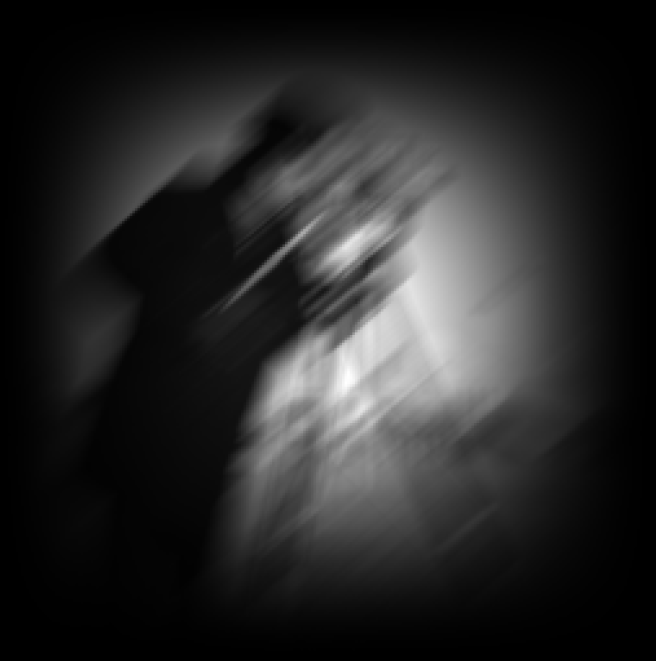
#> input picture pict/cm.PNG, 656 x 661 px, found by its file name
$ jupyter execute --allow-errors Untitled.ipynb
#> lines starting #> are read from the running program, lines starting #| are printed output that depends on the picture
[cell 1]
import matplotlib.pyplot as plt
import numpy as np
import scipy.signal as ss
import gc

[cell 2]
def rgb2gray(rgb):

    r, g, b = rgb[:,:,0], rgb[:,:,1], rgb[:,:,2]
    gray = 0.299 * r + 0.5870 * g + 0.1140 * b

    return gray

class Cepstrum:
    def __init__(self, picture, batch_size=64, step=0.25):
        gc.enable()
        self.batch_size = batch_size
        self.step = step
        self.x_batches = int(picture.shape[1] // (batch_size * step) - int(1/step))
        self.y_batches = int(picture.shape[0] // (batch_size * step) - int(1/step))
        self.picture = picture[:]

    def get_square(self):
        pixel_step = int(self.batch_size * self.step)
        for y in range(self.y_batches):
            for x in range(self.x_batches):
#                 yield Cepstrum.calculate_cepstrum(self.picture[y * pixel_step : y * pixel_step + self.batch_size,
#                                    x * pixel_step : x * pixel_step + self.batch_size ])
                yield self.picture[y * pixel_step : y * pixel_step + self.batch_size,
                                   x * pixel_step : x * pixel_step + self.batch_size ]

    def ft_array(self):
        temp_obj = np.ndarray((self.batch_size, self.batch_size), dtype='float')
        a = np.array(list(self.get_square()))
        self.output = a.reshape((self.y_batches, self.x_batches, self.batch_size, self.batch_size))

    def make_big_image(self):
        try:
            temp = [ 0 ] * self.y_batches
            for y in range(self.y_batches):
                temp[y] = np.hstack(self.output[y, :, :, :])
            return np.vstack(temp)
        except AttributeError:
            print("!!! Use ft_array() function first !!!")

    def hamming(picture):
        hm_len = picture.shape[0]
        bw2d = np.outer(ss.hamming(hm_len), np.ones(hm_len))
        bw2d = bw2d * bw2d.T
        return picture * bw2d

    def calculate_cepstrum(picture):
        log = np.log(np.abs(np.fft.fft2(Cepstrum.hamming(picture))))
        fourier_abs = np.abs(np.fft.ifft2(log))
        fourier_abs *= (1.0/fourier_abs.max())
        fourier_abs[fourier_abs > 0.9] = 0
        return fourier_abs

[cell 3]
work_dir = "pict/"
filename = "cm.png"

[cell 4]
img = rgb2gray(plt.imread(work_dir + filename))

[cell 5]
#fig, (ax1, ax2) = plt.subplots(1, 2)
plt.figure(figsize=(10,230))
plt.imshow(img, cmap='gray')
#ax2.imshow(b)

[cell 6]
img.shape
#> Out = (661, 656)

#> (a cell that did not finish here is left out)

[cell 8]
# c = Cepstrum(img[1000:3000, 1000:2500])
c = Cepstrum(img)
c.ft_array()

[cell 9]
q = c.make_big_image()
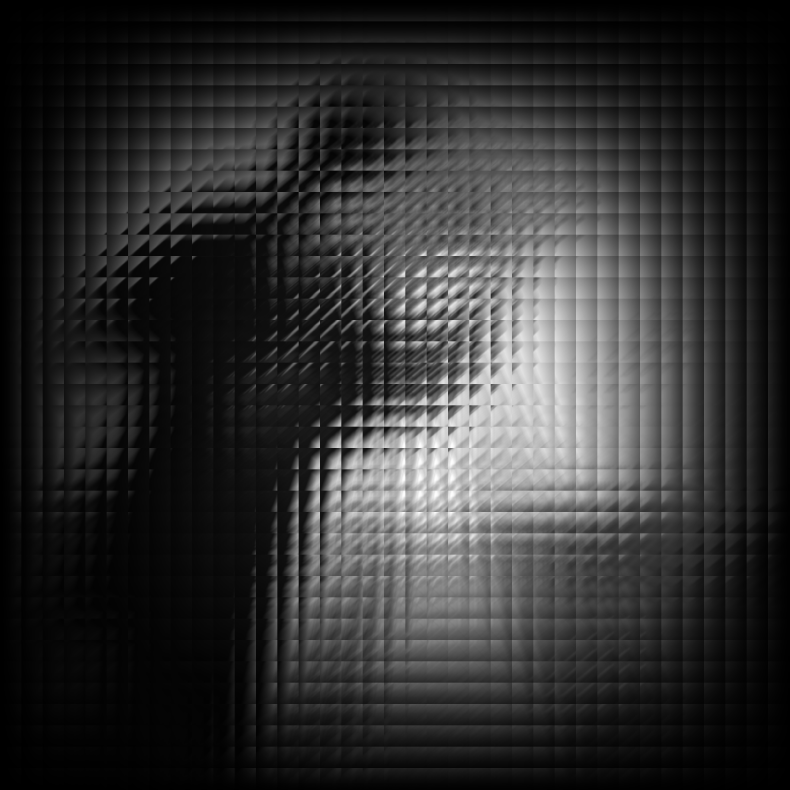
#> q: shape (2368, 2368) float32 (shown at 1/3 size); min 0, max 1, mean 0.191
# c.make_big_image().shape

[cell 10]
plt.imshow(q, cmap='gray')

[cell 11]
plt.imsave("a.png", q, cmap='gray')

[cell 12]
plt.imsave(work_dir + filename[:-4] + "_cepstrum" + filename[-4:], Cepstrum.calculate_cepstrum(list(c.get_square())[258]), cmap='gray')
#> in hamming, `return picture * bw2d`:
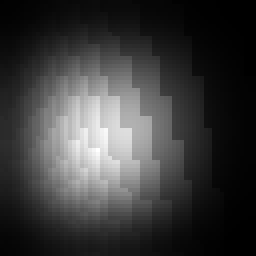
#> returned value: shape (64, 64) float64 (shown 4 times larger); min 0, max 0.0225, mean 0.00523; drawn with min black and max white
#> in calculate_cepstrum, `log = np.log(np.abs(np.fft.fft2(Cepstrum.hamming(picture))))`:
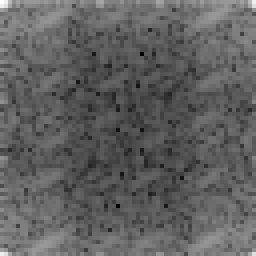
#> log: shape (64, 64) float64 (shown 4 times larger); min -8.86, max 3.06, mean -4.35; drawn with min black and max white
#> in calculate_cepstrum, `log = np.log(np.abs(np.fft.fft2(Cepstrum.hamming(picture))))`:
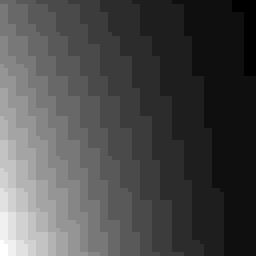
#> picture: shape (64, 64) float32 (shown 4 times larger); min 0, max 0.0667, mean 0.0199; drawn with min black and max white
#> in calculate_cepstrum, `fourier_abs = np.abs(np.fft.ifft2(log))`:
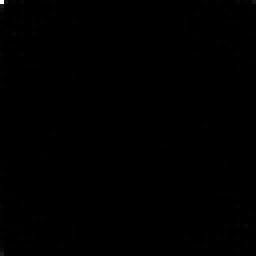
#> fourier_abs: shape (64, 64) float64 (shown 4 times larger); min 8.77e-06, max 4.35, mean 0.00918; drawn with min black and max white
#> in calculate_cepstrum, `fourier_abs[fourier_abs > 0.9] = 0`:
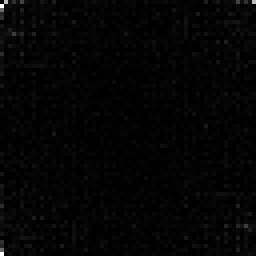
#> fourier_abs: shape (64, 64) float64 (shown 4 times larger); min 0, max 0.0996, mean 0.00187; drawn with min black and max white

$ run again, with pict/mb0_low.jpg saved as pict/cm.PNG
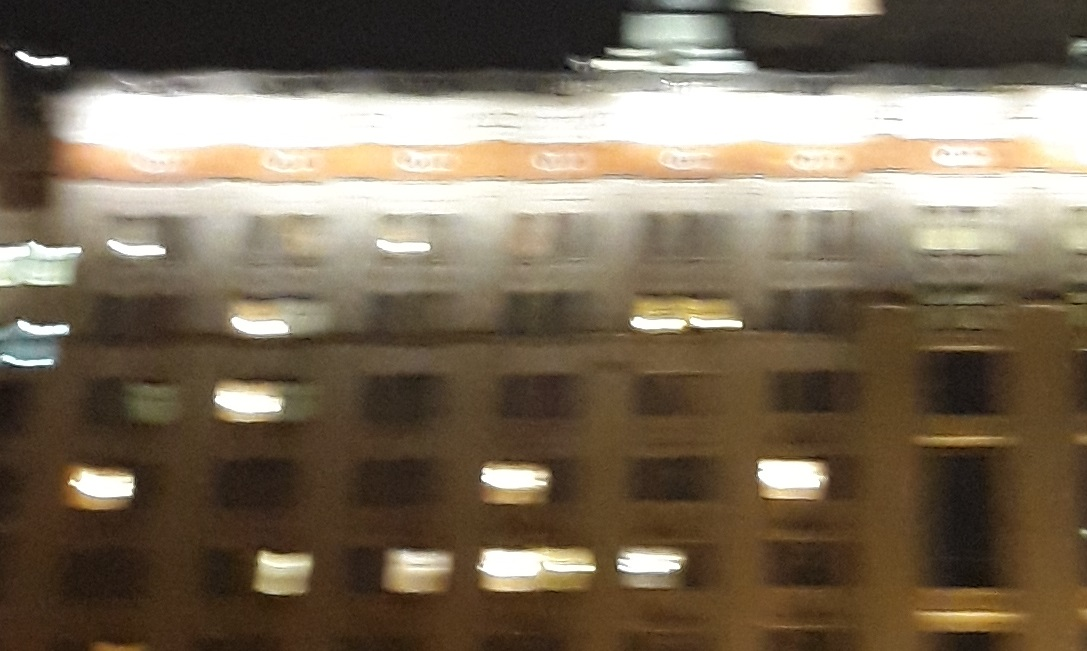
#> input picture pict/mb0_low.jpg, 1087 x 651 px, found by its file name
#> in calculate_cepstrum, `log = np.log(np.abs(np.fft.fft2(Cepstrum.hamming(picture))))`:
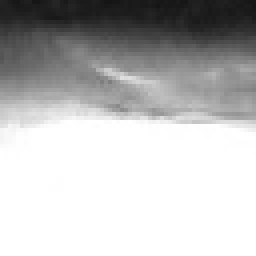
#> picture: shape (64, 64) float32 (shown 4 times larger); min 0.0827, max 1, mean 0.737
#> `plt.imsave(work_dir + filename[:-4] + "_cepstrum" + filename[-4:], Cep..`:
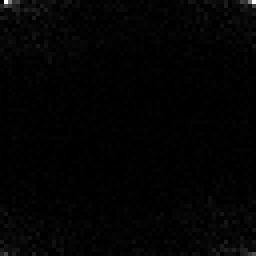
#> saved as cm_cepstrum.png: shape (64, 64, 3) (shown 4 times larger); min 0, max 255, mean 3.1
